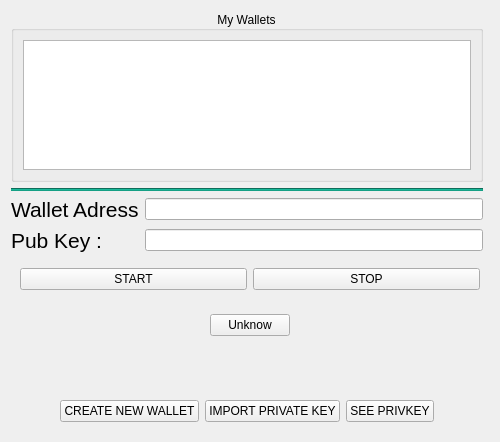
                 <widget class="QWidget" name="page">
                  <layout class="QGridLayout" name="gridLayout_8">
                   <item row="3" column="0">
                    <widget class="QLabel" name="label_27">
                     <property name="font">
                      <font>
                       <pointsize>16</pointsize>
                      </font>
                     </property>
                     <property name="text">
                      <string>Pub Key : </string>
                     </property>
                    </widget>
                   </item>
                   <item row="5" column="0" colspan="3">
                    <widget class="QFrame" name="frame_21">
                     <property name="frameShape">
                      <enum>QFrame::NoFrame</enum>
                     </property>
                     <property name="frameShadow">
                      <enum>QFrame::Raised</enum>
                     </property>
                     <layout class="QHBoxLayout" name="horizontalLayout_14">
                      <item>
                       <widget class="QPushButton" name="pushButton_17">
                        <property name="sizePolicy">
                         <sizepolicy hsizetype="Minimum" vsizetype="Minimum">
                          <horstretch>0</horstretch>
                          <verstretch>0</verstretch>
                         </sizepolicy>
                        </property>
                        <property name="text">
                         <string>START</string>
                        </property>
                       </widget>
                      </item>
                      <item>
                       <widget class="QPushButton" name="pushButton_11">
                        <property name="sizePolicy">
                         <sizepolicy hsizetype="Minimum" vsizetype="Minimum">
                          <horstretch>0</horstretch>
                          <verstretch>0</verstretch>
                         </sizepolicy>
                        </property>
                        <property name="text">
                         <string>STOP</string>
                        </property>
                       </widget>
                      </item>
                     </layout>
                    </widget>
                   </item>
                   <item row="6" column="0" colspan="3">
                    <widget class="QFrame" name="frame_29">
                     <property name="frameShape">
                      <enum>QFrame::NoFrame</enum>
                     </property>
                     <property name="frameShadow">
                      <enum>QFrame::Raised</enum>
                     </property>
                     <layout class="QHBoxLayout" name="horizontalLayout_19">
                      <item>
                       <spacer name="horizontalSpacer_12">
                        <property name="orientation">
                         <enum>Qt::Horizontal</enum>
                        </property>
                        <property name="sizeHint" stdset="0">
                         <size>
                          <width>40</width>
                          <height>20</height>
                         </size>
                        </property>
                       </spacer>
                      </item>
                      <item>
                       <widget class="QPushButton" name="pushButton_15">
                        <property name="text">
                         <string>Unknow</string>
                        </property>
                       </widget>
                      </item>
                      <item>
                       <spacer name="horizontalSpacer_11">
                        <property name="orientation">
                         <enum>Qt::Horizontal</enum>
                        </property>
                        <property name="sizeHint" stdset="0">
                         <size>
                          <width>40</width>
                          <height>20</height>
                         </size>
                        </property>
                       </spacer>
                      </item>
                     </layout>
                    </widget>
                   </item>
                   <item row="2" column="1">
                    <widget class="QLineEdit" name="lineEdit_31">
                     <property name="font">
                      <font>
                       <pointsize>9</pointsize>
                      </font>
                     </property>
                     <property name="readOnly">
                      <bool>true</bool>
                     </property>
                    </widget>
                   </item>
                   <item row="3" column="1">
                    <widget class="QLineEdit" name="lineEdit_14">
                     <property name="font">
                      <font>
                       <pointsize>9</pointsize>
                      </font>
                     </property>
                     <property name="text">
                      <string/>
                     </property>
                    </widget>
                   </item>
                   <item row="2" column="0">
                    <widget class="QLabel" name="label_56">
                     <property name="font">
                      <font>
                       <pointsize>16</pointsize>
                      </font>
                     </property>
                     <property name="text">
                      <string>Wallet Adress</string>
                     </property>
                    </widget>
                   </item>
                   <item row="10" column="0" colspan="2">
                    <widget class="QFrame" name="frame_13">
                     <property name="frameShape">
                      <enum>QFrame::NoFrame</enum>
                     </property>
                     <property name="frameShadow">
                      <enum>QFrame::Raised</enum>
                     </property>
                     <layout class="QHBoxLayout" name="horizontalLayout_7">
                      <item>
                       <spacer name="horizontalSpacer_9">
                        <property name="orientation">
                         <enum>Qt::Horizontal</enum>
                        </property>
                        <property name="sizeHint" stdset="0">
                         <size>
                          <width>40</width>
                          <height>20</height>
                         </size>
                        </property>
                       </spacer>
                      </item>
                      <item>
                       <widget class="QPushButton" name="pushButton_10">
                        <property name="sizePolicy">
                         <sizepolicy hsizetype="Maximum" vsizetype="Minimum">
                          <horstretch>0</horstretch>
                          <verstretch>0</verstretch>
                         </sizepolicy>
                        </property>
                        <property name="minimumSize">
                         <size>
                          <width>0</width>
                          <height>20</height>
                         </size>
                        </property>
                        <property name="maximumSize">
                         <size>
                          <width>16777215</width>
                          <height>200</height>
                         </size>
                        </property>
                        <property name="text">
                         <string>CREATE NEW WALLET</string>
                        </property>
                       </widget>
                      </item>
                      <item>
                       <widget class="QPushButton" name="pushButton_44">
                        <property name="minimumSize">
                         <size>
                          <width>0</width>
                          <height>20</height>
                         </size>
                        </property>
                        <property name="text">
                         <string>IMPORT PRIVATE KEY</string>
                        </property>
                       </widget>
                      </item>
                      <item>
                       <widget class="QPushButton" name="pushButton_47">
                        <property name="minimumSize">
                         <size>
                          <width>0</width>
                          <height>20</height>
                         </size>
                        </property>
                        <property name="text">
                         <string>SEE PRIVKEY</string>
                        </property>
                       </widget>
                      </item>
                      <item>
                       <spacer name="horizontalSpacer_10">
                        <property name="orientation">
                         <enum>Qt::Horizontal</enum>
                        </property>
                        <property name="sizeHint" stdset="0">
                         <size>
                          <width>40</width>
                          <height>20</height>
                         </size>
                        </property>
                       </spacer>
                      </item>
                     </layout>
                    </widget>
                   </item>
                   <item row="8" column="0">
                    <spacer name="verticalSpacer_25">
                     <property name="orientation">
                      <enum>Qt::Vertical</enum>
                     </property>
                     <property name="sizeHint" stdset="0">
                      <size>
                       <width>20</width>
                       <height>40</height>
                      </size>
                     </property>
                    </spacer>
                   </item>
                   <item row="0" column="0" colspan="2">
                    <widget class="QGroupBox" name="groupBox_20">
                     <property name="minimumSize">
                      <size>
                       <width>0</width>
                       <height>0</height>
                      </size>
                     </property>
                     <property name="title">
                      <string>My Wallets</string>
                     </property>
                     <property name="alignment">
                      <set>Qt::AlignCenter</set>
                     </property>
                     <layout class="QVBoxLayout" name="verticalLayout_23">
                      <item>
                       <widget class="QTableWidget" name="tableWidget_6">
                        <property name="sizePolicy">
                         <sizepolicy hsizetype="Minimum" vsizetype="Minimum">
                          <horstretch>0</horstretch>
                          <verstretch>0</verstretch>
                         </sizepolicy>
                        </property>
                        <property name="minimumSize">
                         <size>
                          <width>0</width>
                          <height>130</height>
                         </size>
                        </property>
                        <property name="maximumSize">
                         <size>
                          <width>16777215</width>
                          <height>300</height>
                         </size>
                        </property>
                        <property name="sizeIncrement">
                         <size>
                          <width>0</width>
                          <height>0</height>
                         </size>
                        </property>
                        <property name="font">
                         <font>
                          <pointsize>9</pointsize>
                         </font>
                        </property>
                        <property name="sizeAdjustPolicy">
                         <enum>QAbstractScrollArea::AdjustToContents</enum>
                        </property>
                        <property name="editTriggers">
                         <set>QAbstractItemView::NoEditTriggers</set>
                        </property>
                        <property name="selectionMode">
                         <enum>QAbstractItemView::SingleSelection</enum>
                        </property>
                        <property name="wordWrap">
                         <bool>true</bool>
                        </property>
                        <property name="cornerButtonEnabled">
                         <bool>false</bool>
                        </property>
                       </widget>
                      </item>
                     </layout>
                    </widget>
                   </item>
                   <item row="1" column="0" colspan="2">
                    <widget class="Line" name="line_8">
                     <property name="styleSheet">
                      <string notr="true">background-color: rgb(22, 160, 133);</string>
                     </property>
                     <property name="orientation">
                      <enum>Qt::Horizontal</enum>
                     </property>
                    </widget>
                   </item>
                  </layout>
                 </widget>
